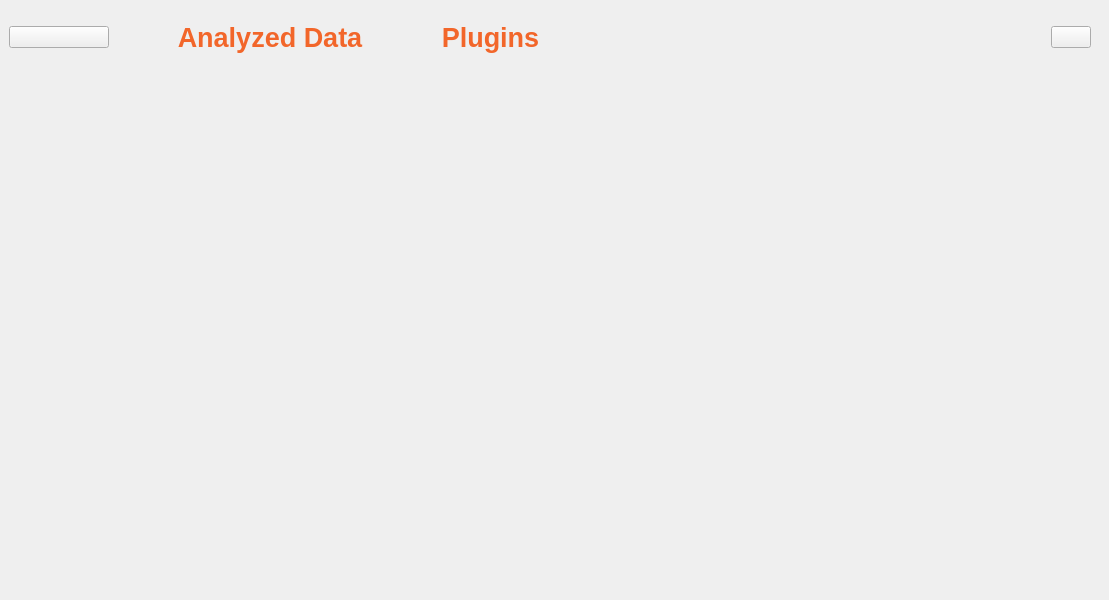
<?xml version="1.0" encoding="UTF-8"?>
<ui version="4.0">
 <class>MainWindow</class>
 <widget class="QMainWindow" name="MainWindow">
  <property name="geometry">
   <rect>
    <x>0</x>
    <y>0</y>
    <width>1109</width>
    <height>600</height>
   </rect>
  </property>
  <property name="windowTitle">
   <string>MainWindow</string>
  </property>
  <property name="styleSheet">
   <string notr="true">QWidget QFrame {
	border:none;
}</string>
  </property>
  <widget class="QWidget" name="centralwidget">
   <property name="styleSheet">
    <string notr="true">QWidget{
	/*background-color:rgb(52, 53, 52);*/
}</string>
   </property>
   <layout class="QVBoxLayout" name="verticalLayout">
    <property name="spacing">
     <number>0</number>
    </property>
    <property name="leftMargin">
     <number>0</number>
    </property>
    <property name="topMargin">
     <number>0</number>
    </property>
    <property name="rightMargin">
     <number>0</number>
    </property>
    <property name="bottomMargin">
     <number>0</number>
    </property>
    <item>
     <widget class="QFrame" name="frame">
      <property name="minimumSize">
       <size>
        <width>0</width>
        <height>75</height>
       </size>
      </property>
      <property name="maximumSize">
       <size>
        <width>16777215</width>
        <height>75</height>
       </size>
      </property>
      <property name="styleSheet">
       <string notr="true">QFrame {
	background-color: rgb(38, 38, 38);
}

QFrame &gt; QPushButton {
	background-color:transparent;
}</string>
      </property>
      <property name="frameShape">
       <enum>QFrame::StyledPanel</enum>
      </property>
      <property name="frameShadow">
       <enum>QFrame::Raised</enum>
      </property>
      <layout class="QHBoxLayout" name="horizontalLayout">
       <item>
        <widget class="QFrame" name="frame_2">
         <property name="maximumSize">
          <size>
           <width>100</width>
           <height>16777215</height>
          </size>
         </property>
         <property name="frameShape">
          <enum>QFrame::StyledPanel</enum>
         </property>
         <property name="frameShadow">
          <enum>QFrame::Raised</enum>
         </property>
         <layout class="QVBoxLayout" name="verticalLayout_3">
          <property name="spacing">
           <number>40</number>
          </property>
          <property name="leftMargin">
           <number>0</number>
          </property>
          <property name="topMargin">
           <number>0</number>
          </property>
          <property name="rightMargin">
           <number>0</number>
          </property>
          <property name="bottomMargin">
           <number>0</number>
          </property>
          <item>
           <widget class="QPushButton" name="mainBtn">
            <property name="maximumSize">
             <size>
              <width>100</width>
              <height>16777215</height>
             </size>
            </property>
            <property name="cursor">
             <cursorShape>PointingHandCursor</cursorShape>
            </property>
            <property name="text">
             <string/>
            </property>
            <property name="icon">
             <iconset>
              <normaloff>../../design/Mnemonic logo.png</normaloff>../../design/Mnemonic logo.png</iconset>
            </property>
            <property name="iconSize">
             <size>
              <width>100</width>
              <height>100</height>
             </size>
            </property>
           </widget>
          </item>
         </layout>
        </widget>
       </item>
       <item>
        <widget class="QFrame" name="frame_4">
         <property name="frameShape">
          <enum>QFrame::StyledPanel</enum>
         </property>
         <property name="frameShadow">
          <enum>QFrame::Raised</enum>
         </property>
         <layout class="QHBoxLayout" name="horizontalLayout_3">
          <property name="leftMargin">
           <number>0</number>
          </property>
          <property name="topMargin">
           <number>0</number>
          </property>
          <property name="rightMargin">
           <number>0</number>
          </property>
          <property name="bottomMargin">
           <number>0</number>
          </property>
          <item>
           <widget class="QPushButton" name="dataBtn">
            <property name="minimumSize">
             <size>
              <width>0</width>
              <height>0</height>
             </size>
            </property>
            <property name="maximumSize">
             <size>
              <width>200</width>
              <height>50</height>
             </size>
            </property>
            <property name="font">
             <font>
              <family>Arial</family>
              <pointsize>20</pointsize>
              <weight>75</weight>
              <bold>true</bold>
             </font>
            </property>
            <property name="cursor">
             <cursorShape>PointingHandCursor</cursorShape>
            </property>
            <property name="styleSheet">
             <string notr="true">QPushButton {
	border:2px solid transparent;
	color:rgb(242, 102, 42);
}

QPushButton:hover{
	border-bottom: 2px solid rgb(242, 102, 42);
}</string>
            </property>
            <property name="text">
             <string>Analyzed Data</string>
            </property>
           </widget>
          </item>
          <item>
           <widget class="QPushButton" name="pluginsBtn">
            <property name="maximumSize">
             <size>
              <width>119</width>
              <height>200</height>
             </size>
            </property>
            <property name="font">
             <font>
              <family>Arial</family>
              <pointsize>20</pointsize>
              <weight>75</weight>
              <bold>true</bold>
             </font>
            </property>
            <property name="cursor">
             <cursorShape>PointingHandCursor</cursorShape>
            </property>
            <property name="styleSheet">
             <string notr="true">QPushButton {
 border:2px solid transparent;
 color:rgb(242, 102, 42);
}

QPushButton:hover{
	border-bottom: 2px solid rgb(242, 102, 42);
}</string>
            </property>
            <property name="text">
             <string>Plugins</string>
            </property>
           </widget>
          </item>
         </layout>
        </widget>
       </item>
       <item>
        <widget class="QFrame" name="frame_3">
         <property name="frameShape">
          <enum>QFrame::StyledPanel</enum>
         </property>
         <property name="frameShadow">
          <enum>QFrame::Raised</enum>
         </property>
         <layout class="QVBoxLayout" name="verticalLayout_2">
          <item alignment="Qt::AlignRight">
           <widget class="QPushButton" name="settingsBtn">
            <property name="cursor">
             <cursorShape>PointingHandCursor</cursorShape>
            </property>
            <property name="text">
             <string/>
            </property>
            <property name="icon">
             <iconset>
              <normaloff>../../design/Settings.png</normaloff>../../design/Settings.png</iconset>
            </property>
            <property name="iconSize">
             <size>
              <width>50</width>
              <height>50</height>
             </size>
            </property>
           </widget>
          </item>
         </layout>
        </widget>
       </item>
      </layout>
     </widget>
    </item>
    <item>
     <widget class="QStackedWidget" name="stackedWidget"/>
    </item>
   </layout>
  </widget>
 </widget>
 <resources/>
 <connections/>
</ui>
